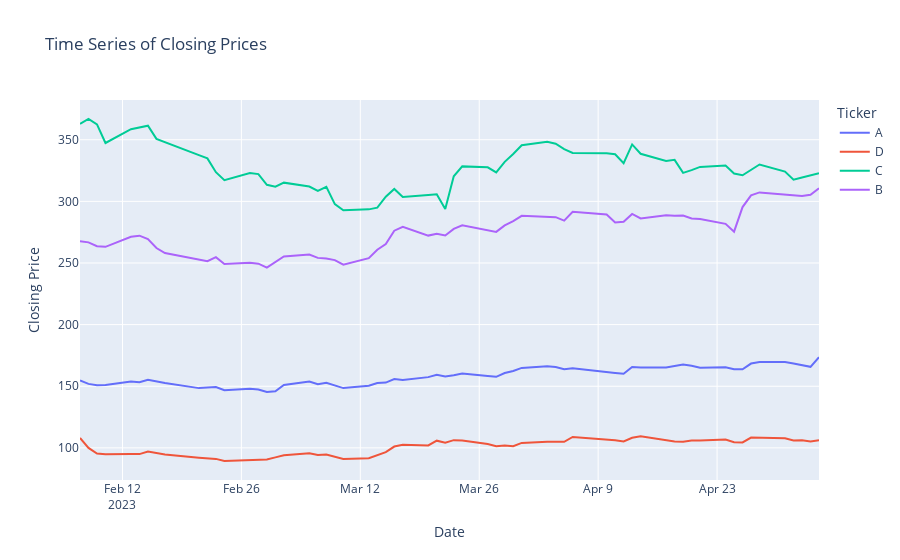

This figure's notebook cell:
### Code cell
stocks_data['Date'] = pd.to_datetime(stocks_data['Date'])
pivot_data = stocks_data.pivot(index='Date',columns='Ticker',values='Close')
fig = make_subplots(rows=1,cols=1)
fig.add_trace(go.Scatter(x=pivot_data.index,y=pivot_data['A'],name='A'))
fig.add_trace(go.Scatter(x=pivot_data.index,y=pivot_data['D'],name='D'))
fig.add_trace(go.Scatter(x=pivot_data.index,y=pivot_data['C'],name='C'))
fig.add_trace(go.Scatter(x=pivot_data.index,y=pivot_data['B'],name='B'))

fig.update_layout(
    title_text="Time Series of Closing Prices",
    xaxis_title='Date',
    yaxis_title='Closing Price',
    legend_title='Ticker',
    showlegend=True
)

fig.show()
